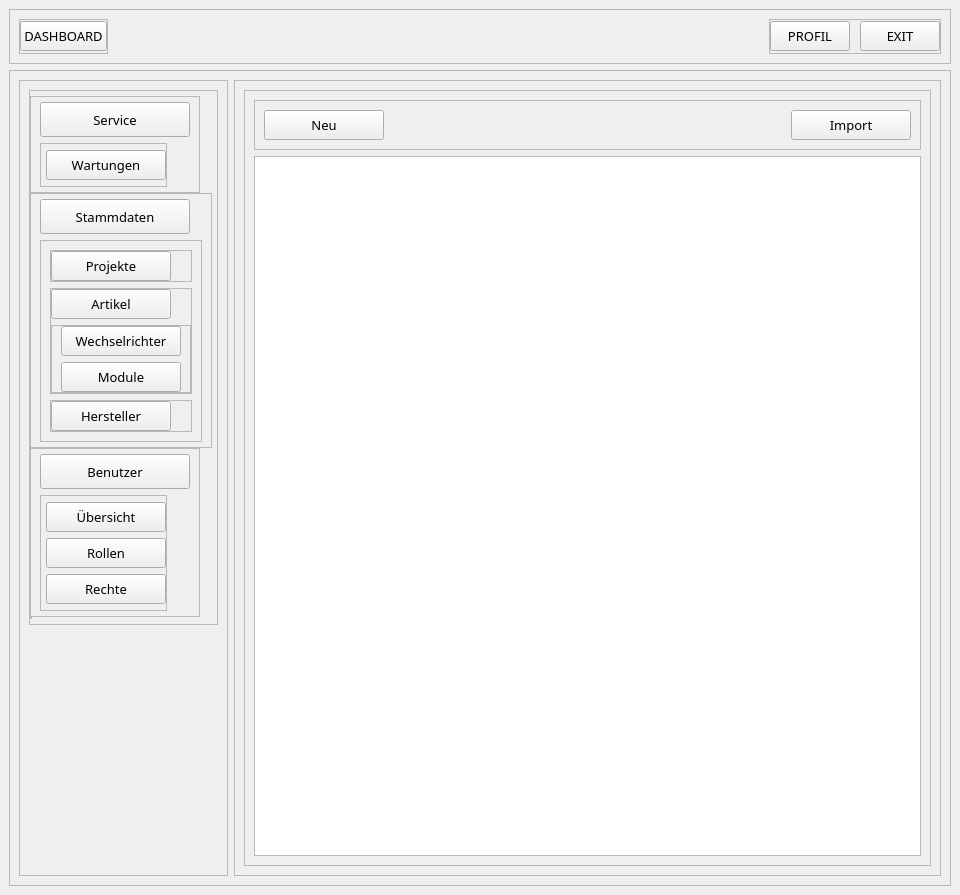
<?xml version="1.0" encoding="UTF-8"?>
<ui version="4.0">
 <class>MainWindow</class>
 <widget class="QMainWindow" name="MainWindow">
  <property name="geometry">
   <rect>
    <x>0</x>
    <y>0</y>
    <width>960</width>
    <height>895</height>
   </rect>
  </property>
  <property name="sizePolicy">
   <sizepolicy hsizetype="Expanding" vsizetype="Expanding">
    <horstretch>0</horstretch>
    <verstretch>0</verstretch>
   </sizepolicy>
  </property>
  <property name="maximumSize">
   <size>
    <width>16777215</width>
    <height>16777215</height>
   </size>
  </property>
  <property name="font">
   <font>
    <family>AirbusMCDUb</family>
    <pointsize>10</pointsize>
    <italic>false</italic>
    <bold>false</bold>
   </font>
  </property>
  <property name="cursor">
   <cursorShape>ArrowCursor</cursorShape>
  </property>
  <property name="windowTitle">
   <string>MainWindow</string>
  </property>
  <property name="styleSheet">
   <string notr="true"/>
  </property>
  <widget class="QWidget" name="centralwidget">
   <property name="sizePolicy">
    <sizepolicy hsizetype="Expanding" vsizetype="Expanding">
     <horstretch>0</horstretch>
     <verstretch>0</verstretch>
    </sizepolicy>
   </property>
   <layout class="QVBoxLayout" name="verticalLayout">
    <item>
     <widget class="QFrame" name="header_frame">
      <property name="sizePolicy">
       <sizepolicy hsizetype="Preferred" vsizetype="Preferred">
        <horstretch>0</horstretch>
        <verstretch>0</verstretch>
       </sizepolicy>
      </property>
      <property name="minimumSize">
       <size>
        <width>0</width>
        <height>40</height>
       </size>
      </property>
      <property name="maximumSize">
       <size>
        <width>16777215</width>
        <height>55</height>
       </size>
      </property>
      <property name="frameShape">
       <enum>QFrame::StyledPanel</enum>
      </property>
      <property name="frameShadow">
       <enum>QFrame::Raised</enum>
      </property>
      <layout class="QHBoxLayout" name="horizontalLayout_4">
       <item>
        <widget class="QFrame" name="frame_2">
         <property name="frameShape">
          <enum>QFrame::StyledPanel</enum>
         </property>
         <property name="frameShadow">
          <enum>QFrame::Raised</enum>
         </property>
         <layout class="QHBoxLayout" name="horizontalLayout_3">
          <property name="spacing">
           <number>0</number>
          </property>
          <property name="leftMargin">
           <number>0</number>
          </property>
          <property name="topMargin">
           <number>0</number>
          </property>
          <property name="rightMargin">
           <number>0</number>
          </property>
          <property name="bottomMargin">
           <number>0</number>
          </property>
          <item>
           <widget class="QPushButton" name="dashboard_btn">
            <property name="minimumSize">
             <size>
              <width>0</width>
              <height>30</height>
             </size>
            </property>
            <property name="maximumSize">
             <size>
              <width>16777215</width>
              <height>30</height>
             </size>
            </property>
            <property name="text">
             <string>DASHBOARD</string>
            </property>
           </widget>
          </item>
         </layout>
        </widget>
       </item>
       <item>
        <spacer name="horizontalSpacer">
         <property name="orientation">
          <enum>Qt::Horizontal</enum>
         </property>
         <property name="sizeHint" stdset="0">
          <size>
           <width>40</width>
           <height>20</height>
          </size>
         </property>
        </spacer>
       </item>
       <item>
        <widget class="QFrame" name="frame_7">
         <property name="sizePolicy">
          <sizepolicy hsizetype="Minimum" vsizetype="MinimumExpanding">
           <horstretch>0</horstretch>
           <verstretch>0</verstretch>
          </sizepolicy>
         </property>
         <property name="frameShape">
          <enum>QFrame::StyledPanel</enum>
         </property>
         <property name="frameShadow">
          <enum>QFrame::Raised</enum>
         </property>
         <layout class="QHBoxLayout" name="horizontalLayout">
          <property name="spacing">
           <number>10</number>
          </property>
          <property name="leftMargin">
           <number>0</number>
          </property>
          <property name="topMargin">
           <number>0</number>
          </property>
          <property name="rightMargin">
           <number>0</number>
          </property>
          <property name="bottomMargin">
           <number>0</number>
          </property>
          <item>
           <widget class="QPushButton" name="curr_usr_info_btn">
            <property name="sizePolicy">
             <sizepolicy hsizetype="Minimum" vsizetype="Fixed">
              <horstretch>0</horstretch>
              <verstretch>0</verstretch>
             </sizepolicy>
            </property>
            <property name="minimumSize">
             <size>
              <width>0</width>
              <height>30</height>
             </size>
            </property>
            <property name="maximumSize">
             <size>
              <width>16777215</width>
              <height>30</height>
             </size>
            </property>
            <property name="text">
             <string>PROFIL</string>
            </property>
           </widget>
          </item>
          <item>
           <widget class="QPushButton" name="exit_btn">
            <property name="sizePolicy">
             <sizepolicy hsizetype="Minimum" vsizetype="Fixed">
              <horstretch>0</horstretch>
              <verstretch>0</verstretch>
             </sizepolicy>
            </property>
            <property name="minimumSize">
             <size>
              <width>0</width>
              <height>30</height>
             </size>
            </property>
            <property name="maximumSize">
             <size>
              <width>16777215</width>
              <height>30</height>
             </size>
            </property>
            <property name="text">
             <string>EXIT</string>
            </property>
           </widget>
          </item>
         </layout>
        </widget>
       </item>
      </layout>
     </widget>
    </item>
    <item>
     <widget class="QFrame" name="frame">
      <property name="sizePolicy">
       <sizepolicy hsizetype="Expanding" vsizetype="Expanding">
        <horstretch>0</horstretch>
        <verstretch>0</verstretch>
       </sizepolicy>
      </property>
      <property name="frameShape">
       <enum>QFrame::StyledPanel</enum>
      </property>
      <property name="frameShadow">
       <enum>QFrame::Raised</enum>
      </property>
      <layout class="QHBoxLayout" name="horizontalLayout_2">
       <item>
        <widget class="QFrame" name="frame_4">
         <property name="sizePolicy">
          <sizepolicy hsizetype="Minimum" vsizetype="Expanding">
           <horstretch>0</horstretch>
           <verstretch>0</verstretch>
          </sizepolicy>
         </property>
         <property name="frameShape">
          <enum>QFrame::StyledPanel</enum>
         </property>
         <property name="frameShadow">
          <enum>QFrame::Raised</enum>
         </property>
         <layout class="QVBoxLayout" name="verticalLayout_9">
          <item alignment="Qt::AlignTop">
           <widget class="QFrame" name="menu_frame_2">
            <property name="sizePolicy">
             <sizepolicy hsizetype="Minimum" vsizetype="Minimum">
              <horstretch>0</horstretch>
              <verstretch>0</verstretch>
             </sizepolicy>
            </property>
            <property name="frameShape">
             <enum>QFrame::StyledPanel</enum>
            </property>
            <property name="frameShadow">
             <enum>QFrame::Raised</enum>
            </property>
            <layout class="QVBoxLayout" name="verticalLayout_3">
             <property name="spacing">
              <number>0</number>
             </property>
             <property name="leftMargin">
              <number>0</number>
             </property>
             <property name="topMargin">
              <number>5</number>
             </property>
             <property name="rightMargin">
              <number>5</number>
             </property>
             <property name="bottomMargin">
              <number>5</number>
             </property>
             <item alignment="Qt::AlignLeft|Qt::AlignTop">
              <widget class="QFrame" name="frame_8">
               <property name="sizePolicy">
                <sizepolicy hsizetype="Minimum" vsizetype="Minimum">
                 <horstretch>0</horstretch>
                 <verstretch>0</verstretch>
                </sizepolicy>
               </property>
               <property name="minimumSize">
                <size>
                 <width>150</width>
                 <height>0</height>
                </size>
               </property>
               <property name="maximumSize">
                <size>
                 <width>16777215</width>
                 <height>16777215</height>
                </size>
               </property>
               <property name="frameShape">
                <enum>QFrame::StyledPanel</enum>
               </property>
               <property name="frameShadow">
                <enum>QFrame::Raised</enum>
               </property>
               <layout class="QVBoxLayout" name="verticalLayout_12">
                <property name="leftMargin">
                 <number>9</number>
                </property>
                <property name="topMargin">
                 <number>5</number>
                </property>
                <property name="rightMargin">
                 <number>9</number>
                </property>
                <property name="bottomMargin">
                 <number>5</number>
                </property>
                <item alignment="Qt::AlignLeft|Qt::AlignTop">
                 <widget class="QPushButton" name="menu_service_btn">
                  <property name="sizePolicy">
                   <sizepolicy hsizetype="Expanding" vsizetype="Fixed">
                    <horstretch>0</horstretch>
                    <verstretch>0</verstretch>
                   </sizepolicy>
                  </property>
                  <property name="minimumSize">
                   <size>
                    <width>150</width>
                    <height>35</height>
                   </size>
                  </property>
                  <property name="maximumSize">
                   <size>
                    <width>150</width>
                    <height>35</height>
                   </size>
                  </property>
                  <property name="text">
                   <string>Service</string>
                  </property>
                 </widget>
                </item>
                <item alignment="Qt::AlignLeft|Qt::AlignTop">
                 <widget class="QFrame" name="service_dropdown">
                  <property name="sizePolicy">
                   <sizepolicy hsizetype="Minimum" vsizetype="Minimum">
                    <horstretch>0</horstretch>
                    <verstretch>0</verstretch>
                   </sizepolicy>
                  </property>
                  <property name="frameShape">
                   <enum>QFrame::StyledPanel</enum>
                  </property>
                  <property name="frameShadow">
                   <enum>QFrame::Raised</enum>
                  </property>
                  <layout class="QVBoxLayout" name="verticalLayout_5">
                   <property name="leftMargin">
                    <number>5</number>
                   </property>
                   <property name="topMargin">
                    <number>6</number>
                   </property>
                   <property name="rightMargin">
                    <number>0</number>
                   </property>
                   <property name="bottomMargin">
                    <number>6</number>
                   </property>
                   <item alignment="Qt::AlignHCenter|Qt::AlignTop">
                    <widget class="QPushButton" name="menu_service_maint_btn">
                     <property name="minimumSize">
                      <size>
                       <width>120</width>
                       <height>30</height>
                      </size>
                     </property>
                     <property name="maximumSize">
                      <size>
                       <width>120</width>
                       <height>30</height>
                      </size>
                     </property>
                     <property name="text">
                      <string>Wartungen</string>
                     </property>
                    </widget>
                   </item>
                  </layout>
                 </widget>
                </item>
               </layout>
              </widget>
             </item>
             <item alignment="Qt::AlignLeft|Qt::AlignTop">
              <widget class="QFrame" name="frame_5">
               <property name="sizePolicy">
                <sizepolicy hsizetype="MinimumExpanding" vsizetype="Minimum">
                 <horstretch>0</horstretch>
                 <verstretch>0</verstretch>
                </sizepolicy>
               </property>
               <property name="minimumSize">
                <size>
                 <width>150</width>
                 <height>0</height>
                </size>
               </property>
               <property name="maximumSize">
                <size>
                 <width>16777215</width>
                 <height>16777215</height>
                </size>
               </property>
               <property name="frameShape">
                <enum>QFrame::StyledPanel</enum>
               </property>
               <property name="frameShadow">
                <enum>QFrame::Raised</enum>
               </property>
               <layout class="QVBoxLayout" name="verticalLayout_10">
                <property name="topMargin">
                 <number>5</number>
                </property>
                <property name="bottomMargin">
                 <number>5</number>
                </property>
                <item alignment="Qt::AlignLeft">
                 <widget class="QPushButton" name="menu_ref_dat_btn">
                  <property name="sizePolicy">
                   <sizepolicy hsizetype="Expanding" vsizetype="Fixed">
                    <horstretch>0</horstretch>
                    <verstretch>0</verstretch>
                   </sizepolicy>
                  </property>
                  <property name="minimumSize">
                   <size>
                    <width>150</width>
                    <height>35</height>
                   </size>
                  </property>
                  <property name="maximumSize">
                   <size>
                    <width>150</width>
                    <height>35</height>
                   </size>
                  </property>
                  <property name="text">
                   <string>Stammdaten</string>
                  </property>
                 </widget>
                </item>
                <item alignment="Qt::AlignLeft|Qt::AlignTop">
                 <widget class="QFrame" name="ref_dat_dropdown">
                  <property name="sizePolicy">
                   <sizepolicy hsizetype="Minimum" vsizetype="Minimum">
                    <horstretch>0</horstretch>
                    <verstretch>0</verstretch>
                   </sizepolicy>
                  </property>
                  <property name="frameShape">
                   <enum>QFrame::StyledPanel</enum>
                  </property>
                  <property name="frameShadow">
                   <enum>QFrame::Raised</enum>
                  </property>
                  <layout class="QVBoxLayout" name="verticalLayout_6">
                   <item>
                    <widget class="QFrame" name="frame_10">
                     <property name="frameShape">
                      <enum>QFrame::StyledPanel</enum>
                     </property>
                     <property name="frameShadow">
                      <enum>QFrame::Raised</enum>
                     </property>
                     <layout class="QVBoxLayout" name="verticalLayout_16">
                      <property name="spacing">
                       <number>0</number>
                      </property>
                      <property name="leftMargin">
                       <number>0</number>
                      </property>
                      <property name="topMargin">
                       <number>0</number>
                      </property>
                      <property name="rightMargin">
                       <number>0</number>
                      </property>
                      <property name="bottomMargin">
                       <number>0</number>
                      </property>
                      <item>
                       <widget class="QPushButton" name="menu_projects_btn">
                        <property name="minimumSize">
                         <size>
                          <width>120</width>
                          <height>30</height>
                         </size>
                        </property>
                        <property name="maximumSize">
                         <size>
                          <width>120</width>
                          <height>30</height>
                         </size>
                        </property>
                        <property name="text">
                         <string>Projekte</string>
                        </property>
                       </widget>
                      </item>
                     </layout>
                    </widget>
                   </item>
                   <item>
                    <widget class="QFrame" name="frame_9">
                     <property name="frameShape">
                      <enum>QFrame::StyledPanel</enum>
                     </property>
                     <property name="frameShadow">
                      <enum>QFrame::Raised</enum>
                     </property>
                     <layout class="QVBoxLayout" name="verticalLayout_14">
                      <property name="leftMargin">
                       <number>0</number>
                      </property>
                      <property name="topMargin">
                       <number>0</number>
                      </property>
                      <property name="rightMargin">
                       <number>0</number>
                      </property>
                      <property name="bottomMargin">
                       <number>0</number>
                      </property>
                      <item>
                       <widget class="QPushButton" name="menu_articles_btn">
                        <property name="minimumSize">
                         <size>
                          <width>120</width>
                          <height>30</height>
                         </size>
                        </property>
                        <property name="maximumSize">
                         <size>
                          <width>120</width>
                          <height>30</height>
                         </size>
                        </property>
                        <property name="text">
                         <string>Artikel</string>
                        </property>
                       </widget>
                      </item>
                      <item alignment="Qt::AlignLeft">
                       <widget class="QFrame" name="articles_dropdown">
                        <property name="enabled">
                         <bool>true</bool>
                        </property>
                        <property name="sizePolicy">
                         <sizepolicy hsizetype="Minimum" vsizetype="Minimum">
                          <horstretch>0</horstretch>
                          <verstretch>0</verstretch>
                         </sizepolicy>
                        </property>
                        <property name="frameShape">
                         <enum>QFrame::StyledPanel</enum>
                        </property>
                        <property name="frameShadow">
                         <enum>QFrame::Raised</enum>
                        </property>
                        <layout class="QVBoxLayout" name="verticalLayout_15">
                         <property name="topMargin">
                          <number>0</number>
                         </property>
                         <property name="bottomMargin">
                          <number>0</number>
                         </property>
                         <item>
                          <widget class="QPushButton" name="menu_inverters_btn">
                           <property name="minimumSize">
                            <size>
                             <width>120</width>
                             <height>30</height>
                            </size>
                           </property>
                           <property name="maximumSize">
                            <size>
                             <width>120</width>
                             <height>30</height>
                            </size>
                           </property>
                           <property name="text">
                            <string>Wechselrichter</string>
                           </property>
                          </widget>
                         </item>
                         <item>
                          <widget class="QPushButton" name="menu_modules_btn">
                           <property name="minimumSize">
                            <size>
                             <width>120</width>
                             <height>30</height>
                            </size>
                           </property>
                           <property name="maximumSize">
                            <size>
                             <width>120</width>
                             <height>30</height>
                            </size>
                           </property>
                           <property name="text">
                            <string>Module</string>
                           </property>
                          </widget>
                         </item>
                        </layout>
                       </widget>
                      </item>
                     </layout>
                    </widget>
                   </item>
                   <item>
                    <widget class="QFrame" name="frame_11">
                     <property name="frameShape">
                      <enum>QFrame::StyledPanel</enum>
                     </property>
                     <property name="frameShadow">
                      <enum>QFrame::Raised</enum>
                     </property>
                     <layout class="QVBoxLayout" name="verticalLayout_17">
                      <property name="spacing">
                       <number>0</number>
                      </property>
                      <property name="leftMargin">
                       <number>0</number>
                      </property>
                      <property name="topMargin">
                       <number>0</number>
                      </property>
                      <property name="rightMargin">
                       <number>0</number>
                      </property>
                      <property name="bottomMargin">
                       <number>0</number>
                      </property>
                      <item>
                       <widget class="QPushButton" name="menu_manufacturers_btn">
                        <property name="minimumSize">
                         <size>
                          <width>120</width>
                          <height>30</height>
                         </size>
                        </property>
                        <property name="maximumSize">
                         <size>
                          <width>120</width>
                          <height>30</height>
                         </size>
                        </property>
                        <property name="text">
                         <string>Hersteller</string>
                        </property>
                       </widget>
                      </item>
                     </layout>
                    </widget>
                   </item>
                  </layout>
                 </widget>
                </item>
               </layout>
              </widget>
             </item>
             <item alignment="Qt::AlignLeft|Qt::AlignTop">
              <widget class="QFrame" name="frame_3">
               <property name="sizePolicy">
                <sizepolicy hsizetype="Minimum" vsizetype="Minimum">
                 <horstretch>0</horstretch>
                 <verstretch>0</verstretch>
                </sizepolicy>
               </property>
               <property name="minimumSize">
                <size>
                 <width>150</width>
                 <height>0</height>
                </size>
               </property>
               <property name="maximumSize">
                <size>
                 <width>16777215</width>
                 <height>16777215</height>
                </size>
               </property>
               <property name="frameShape">
                <enum>QFrame::StyledPanel</enum>
               </property>
               <property name="frameShadow">
                <enum>QFrame::Raised</enum>
               </property>
               <layout class="QVBoxLayout" name="verticalLayout_8">
                <property name="topMargin">
                 <number>5</number>
                </property>
                <property name="bottomMargin">
                 <number>5</number>
                </property>
                <item alignment="Qt::AlignLeft|Qt::AlignTop">
                 <widget class="QPushButton" name="menu_usr_btn">
                  <property name="sizePolicy">
                   <sizepolicy hsizetype="Expanding" vsizetype="Fixed">
                    <horstretch>0</horstretch>
                    <verstretch>0</verstretch>
                   </sizepolicy>
                  </property>
                  <property name="minimumSize">
                   <size>
                    <width>150</width>
                    <height>35</height>
                   </size>
                  </property>
                  <property name="maximumSize">
                   <size>
                    <width>150</width>
                    <height>35</height>
                   </size>
                  </property>
                  <property name="text">
                   <string>Benutzer</string>
                  </property>
                 </widget>
                </item>
                <item alignment="Qt::AlignLeft|Qt::AlignTop">
                 <widget class="QFrame" name="usr_dropdown">
                  <property name="sizePolicy">
                   <sizepolicy hsizetype="Minimum" vsizetype="Minimum">
                    <horstretch>0</horstretch>
                    <verstretch>0</verstretch>
                   </sizepolicy>
                  </property>
                  <property name="frameShape">
                   <enum>QFrame::StyledPanel</enum>
                  </property>
                  <property name="frameShadow">
                   <enum>QFrame::Raised</enum>
                  </property>
                  <layout class="QVBoxLayout" name="verticalLayout_4">
                   <property name="spacing">
                    <number>6</number>
                   </property>
                   <property name="leftMargin">
                    <number>5</number>
                   </property>
                   <property name="topMargin">
                    <number>6</number>
                   </property>
                   <property name="rightMargin">
                    <number>0</number>
                   </property>
                   <property name="bottomMargin">
                    <number>6</number>
                   </property>
                   <item alignment="Qt::AlignHCenter|Qt::AlignTop">
                    <widget class="QPushButton" name="menu_usr_overview_btn">
                     <property name="minimumSize">
                      <size>
                       <width>120</width>
                       <height>30</height>
                      </size>
                     </property>
                     <property name="maximumSize">
                      <size>
                       <width>120</width>
                       <height>30</height>
                      </size>
                     </property>
                     <property name="text">
                      <string>Übersicht</string>
                     </property>
                    </widget>
                   </item>
                   <item alignment="Qt::AlignHCenter|Qt::AlignTop">
                    <widget class="QPushButton" name="menu_usr_roles_btn">
                     <property name="minimumSize">
                      <size>
                       <width>120</width>
                       <height>30</height>
                      </size>
                     </property>
                     <property name="maximumSize">
                      <size>
                       <width>120</width>
                       <height>30</height>
                      </size>
                     </property>
                     <property name="text">
                      <string>Rollen</string>
                     </property>
                    </widget>
                   </item>
                   <item alignment="Qt::AlignHCenter|Qt::AlignTop">
                    <widget class="QPushButton" name="menu_usr_permissions_btn">
                     <property name="minimumSize">
                      <size>
                       <width>120</width>
                       <height>30</height>
                      </size>
                     </property>
                     <property name="maximumSize">
                      <size>
                       <width>120</width>
                       <height>30</height>
                      </size>
                     </property>
                     <property name="text">
                      <string>Rechte</string>
                     </property>
                    </widget>
                   </item>
                  </layout>
                 </widget>
                </item>
               </layout>
              </widget>
             </item>
             <item alignment="Qt::AlignLeft|Qt::AlignTop">
              <widget class="QFrame" name="side_menu_frame">
               <property name="frameShape">
                <enum>QFrame::StyledPanel</enum>
               </property>
               <property name="frameShadow">
                <enum>QFrame::Raised</enum>
               </property>
               <layout class="QVBoxLayout" name="verticalLayout_2">
                <property name="spacing">
                 <number>0</number>
                </property>
                <property name="leftMargin">
                 <number>0</number>
                </property>
                <property name="topMargin">
                 <number>0</number>
                </property>
                <property name="rightMargin">
                 <number>0</number>
                </property>
                <property name="bottomMargin">
                 <number>0</number>
                </property>
               </layout>
              </widget>
             </item>
            </layout>
           </widget>
          </item>
         </layout>
        </widget>
       </item>
       <item>
        <widget class="QFrame" name="main_body_frame">
         <property name="sizePolicy">
          <sizepolicy hsizetype="Expanding" vsizetype="Expanding">
           <horstretch>0</horstretch>
           <verstretch>0</verstretch>
          </sizepolicy>
         </property>
         <property name="frameShape">
          <enum>QFrame::StyledPanel</enum>
         </property>
         <property name="frameShadow">
          <enum>QFrame::Raised</enum>
         </property>
         <layout class="QVBoxLayout" name="verticalLayout_7">
          <property name="spacing">
           <number>0</number>
          </property>
          <property name="leftMargin">
           <number>0</number>
          </property>
          <property name="topMargin">
           <number>0</number>
          </property>
          <property name="rightMargin">
           <number>0</number>
          </property>
          <property name="bottomMargin">
           <number>0</number>
          </property>
          <item>
           <widget class="QStackedWidget" name="stackedWidget">
            <property name="sizePolicy">
             <sizepolicy hsizetype="Expanding" vsizetype="Expanding">
              <horstretch>0</horstretch>
              <verstretch>0</verstretch>
             </sizepolicy>
            </property>
            <property name="currentIndex">
             <number>5</number>
            </property>
            <widget class="QWidget" name="dashboard"/>
            <widget class="QWidget" name="usr_overview_page">
             <layout class="QVBoxLayout" name="verticalLayout_11">
              <item>
               <widget class="QFrame" name="frame_6">
                <property name="sizePolicy">
                 <sizepolicy hsizetype="Expanding" vsizetype="Expanding">
                  <horstretch>0</horstretch>
                  <verstretch>0</verstretch>
                 </sizepolicy>
                </property>
                <property name="frameShape">
                 <enum>QFrame::StyledPanel</enum>
                </property>
                <property name="frameShadow">
                 <enum>QFrame::Raised</enum>
                </property>
                <layout class="QVBoxLayout" name="verticalLayout_13">
                 <item>
                  <widget class="QTableWidget" name="usr_overview_tbl">
                   <property name="editTriggers">
                    <set>QAbstractItemView::NoEditTriggers</set>
                   </property>
                   <property name="sortingEnabled">
                    <bool>true</bool>
                   </property>
                   <attribute name="verticalHeaderVisible">
                    <bool>false</bool>
                   </attribute>
                  </widget>
                 </item>
                </layout>
               </widget>
              </item>
             </layout>
            </widget>
            <widget class="QWidget" name="usr_roles_page"/>
            <widget class="QWidget" name="usr_permissions_page"/>
            <widget class="QWidget" name="projects_page"/>
            <widget class="QWidget" name="articles_page">
             <layout class="QVBoxLayout" name="verticalLayout_21">
              <item>
               <widget class="QFrame" name="frame_14">
                <property name="sizePolicy">
                 <sizepolicy hsizetype="Expanding" vsizetype="Expanding">
                  <horstretch>0</horstretch>
                  <verstretch>0</verstretch>
                 </sizepolicy>
                </property>
                <property name="frameShape">
                 <enum>QFrame::StyledPanel</enum>
                </property>
                <property name="frameShadow">
                 <enum>QFrame::Raised</enum>
                </property>
                <layout class="QVBoxLayout" name="verticalLayout_20">
                 <item>
                  <widget class="QFrame" name="frame_15">
                   <property name="frameShape">
                    <enum>QFrame::StyledPanel</enum>
                   </property>
                   <property name="frameShadow">
                    <enum>QFrame::Raised</enum>
                   </property>
                   <layout class="QHBoxLayout" name="horizontalLayout_6">
                    <item>
                     <widget class="QPushButton" name="new_article_btn">
                      <property name="minimumSize">
                       <size>
                        <width>120</width>
                        <height>30</height>
                       </size>
                      </property>
                      <property name="maximumSize">
                       <size>
                        <width>120</width>
                        <height>30</height>
                       </size>
                      </property>
                      <property name="text">
                       <string>Neu</string>
                      </property>
                     </widget>
                    </item>
                    <item>
                     <spacer name="horizontalSpacer_3">
                      <property name="orientation">
                       <enum>Qt::Horizontal</enum>
                      </property>
                      <property name="sizeHint" stdset="0">
                       <size>
                        <width>392</width>
                        <height>20</height>
                       </size>
                      </property>
                     </spacer>
                    </item>
                    <item>
                     <widget class="QPushButton" name="import_articles_list_btn">
                      <property name="minimumSize">
                       <size>
                        <width>120</width>
                        <height>30</height>
                       </size>
                      </property>
                      <property name="maximumSize">
                       <size>
                        <width>120</width>
                        <height>30</height>
                       </size>
                      </property>
                      <property name="text">
                       <string>Import</string>
                      </property>
                     </widget>
                    </item>
                   </layout>
                  </widget>
                 </item>
                 <item>
                  <widget class="QTableWidget" name="articles_overview_tbl">
                   <property name="editTriggers">
                    <set>QAbstractItemView::NoEditTriggers</set>
                   </property>
                   <property name="sortingEnabled">
                    <bool>true</bool>
                   </property>
                   <attribute name="verticalHeaderVisible">
                    <bool>false</bool>
                   </attribute>
                  </widget>
                 </item>
                </layout>
               </widget>
              </item>
             </layout>
            </widget>
            <widget class="QWidget" name="inverters_page"/>
            <widget class="QWidget" name="manufacturers_page">
             <layout class="QVBoxLayout" name="verticalLayout_19">
              <item>
               <widget class="QFrame" name="frame_12">
                <property name="sizePolicy">
                 <sizepolicy hsizetype="Expanding" vsizetype="Expanding">
                  <horstretch>0</horstretch>
                  <verstretch>0</verstretch>
                 </sizepolicy>
                </property>
                <property name="frameShape">
                 <enum>QFrame::StyledPanel</enum>
                </property>
                <property name="frameShadow">
                 <enum>QFrame::Raised</enum>
                </property>
                <layout class="QVBoxLayout" name="verticalLayout_18">
                 <item>
                  <widget class="QFrame" name="frame_13">
                   <property name="frameShape">
                    <enum>QFrame::StyledPanel</enum>
                   </property>
                   <property name="frameShadow">
                    <enum>QFrame::Raised</enum>
                   </property>
                   <layout class="QHBoxLayout" name="horizontalLayout_5">
                    <item>
                     <widget class="QPushButton" name="new_manufacturer_btn">
                      <property name="minimumSize">
                       <size>
                        <width>120</width>
                        <height>30</height>
                       </size>
                      </property>
                      <property name="maximumSize">
                       <size>
                        <width>120</width>
                        <height>30</height>
                       </size>
                      </property>
                      <property name="text">
                       <string>Neu</string>
                      </property>
                     </widget>
                    </item>
                    <item>
                     <spacer name="horizontalSpacer_2">
                      <property name="orientation">
                       <enum>Qt::Horizontal</enum>
                      </property>
                      <property name="sizeHint" stdset="0">
                       <size>
                        <width>392</width>
                        <height>20</height>
                       </size>
                      </property>
                     </spacer>
                    </item>
                    <item>
                     <widget class="QPushButton" name="import_manufacturer_btn">
                      <property name="minimumSize">
                       <size>
                        <width>120</width>
                        <height>30</height>
                       </size>
                      </property>
                      <property name="maximumSize">
                       <size>
                        <width>120</width>
                        <height>30</height>
                       </size>
                      </property>
                      <property name="text">
                       <string>Import</string>
                      </property>
                     </widget>
                    </item>
                   </layout>
                  </widget>
                 </item>
                 <item>
                  <widget class="QTableWidget" name="manufacturers_overview_tbl">
                   <property name="editTriggers">
                    <set>QAbstractItemView::NoEditTriggers</set>
                   </property>
                   <property name="sortingEnabled">
                    <bool>true</bool>
                   </property>
                   <attribute name="verticalHeaderVisible">
                    <bool>false</bool>
                   </attribute>
                  </widget>
                 </item>
                </layout>
               </widget>
              </item>
             </layout>
            </widget>
            <widget class="QWidget" name="modules_page"/>
            <widget class="QWidget" name="service_maint_page"/>
            <widget class="QWidget" name="service_analysis_page"/>
           </widget>
          </item>
         </layout>
        </widget>
       </item>
      </layout>
     </widget>
    </item>
   </layout>
  </widget>
 </widget>
 <resources/>
 <connections/>
</ui>
